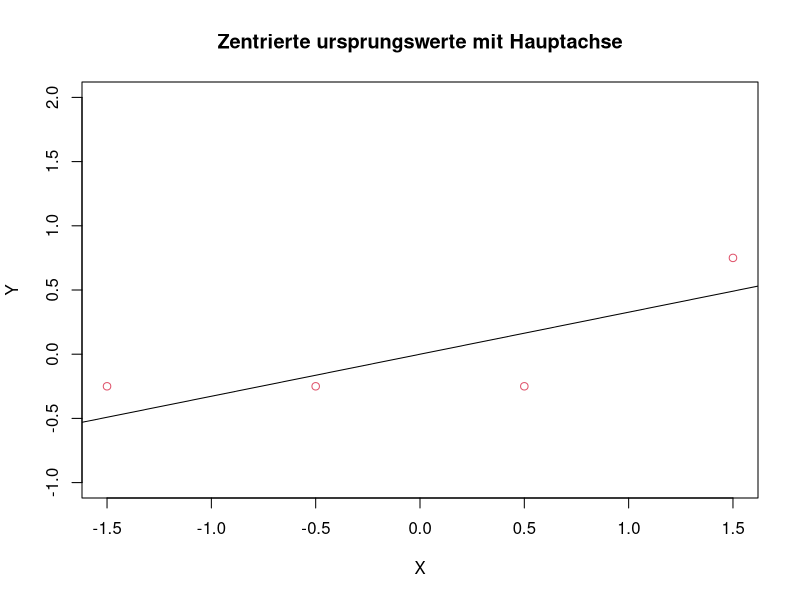
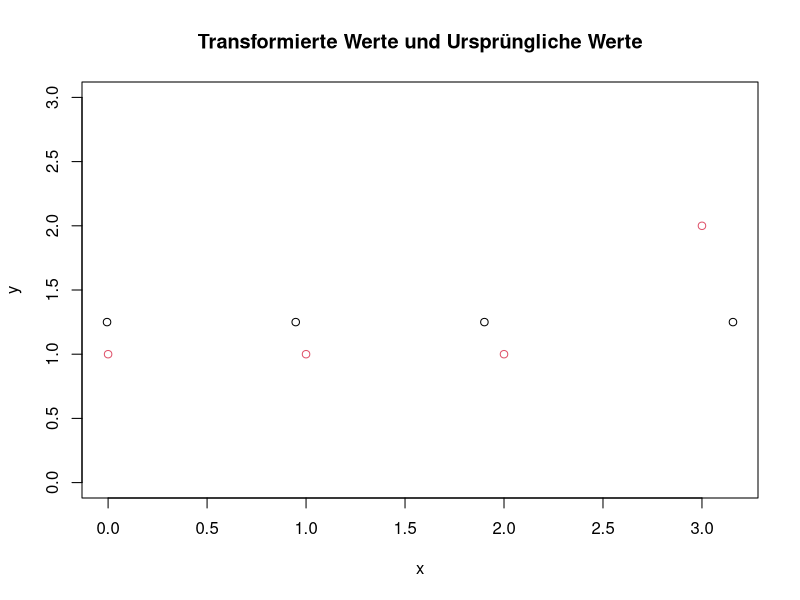
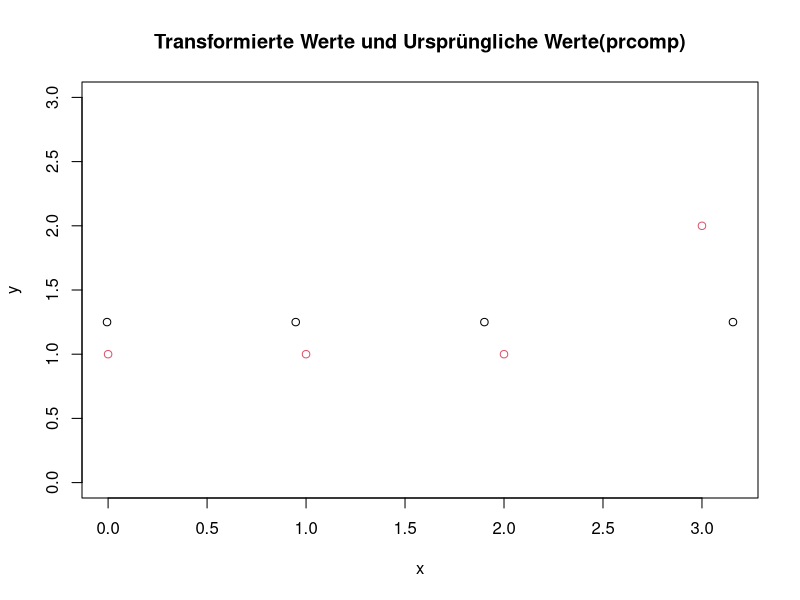
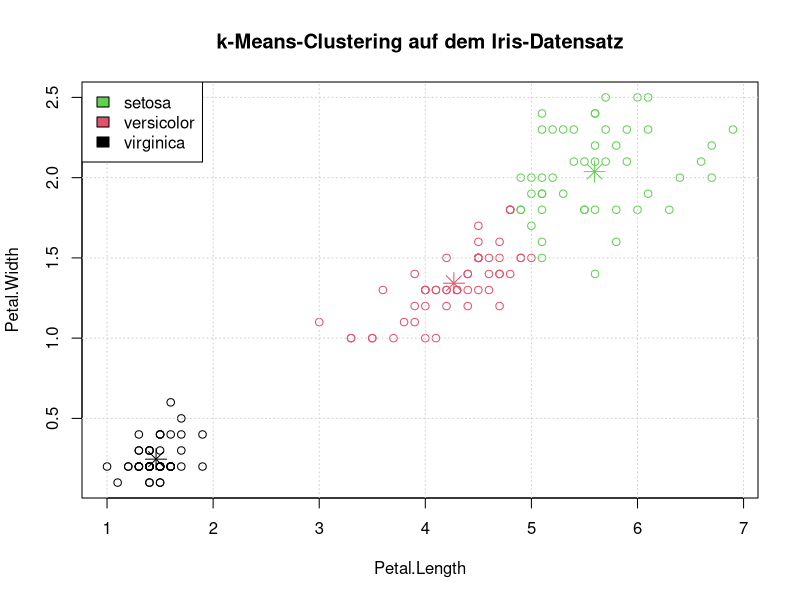
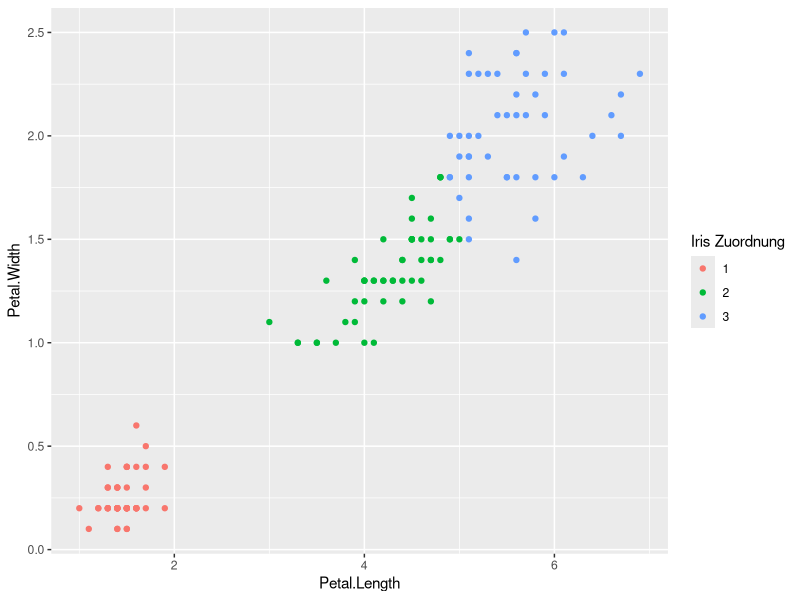
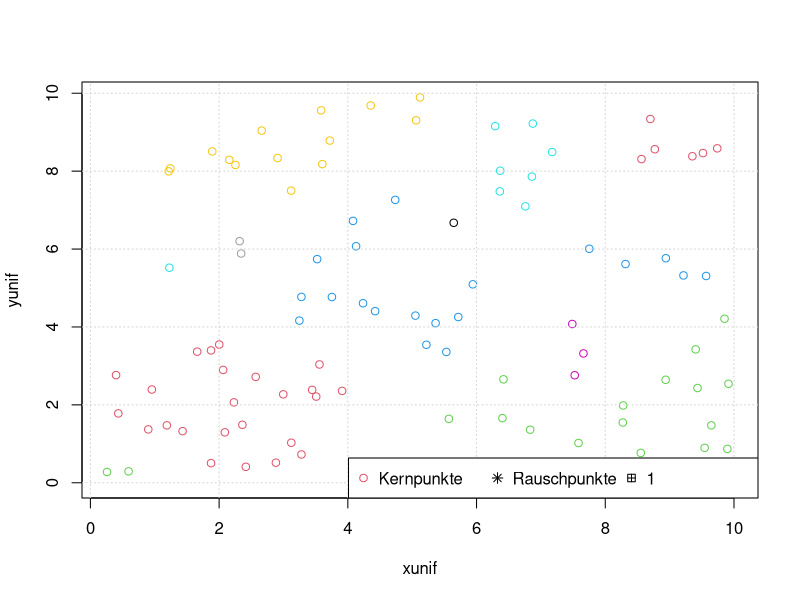
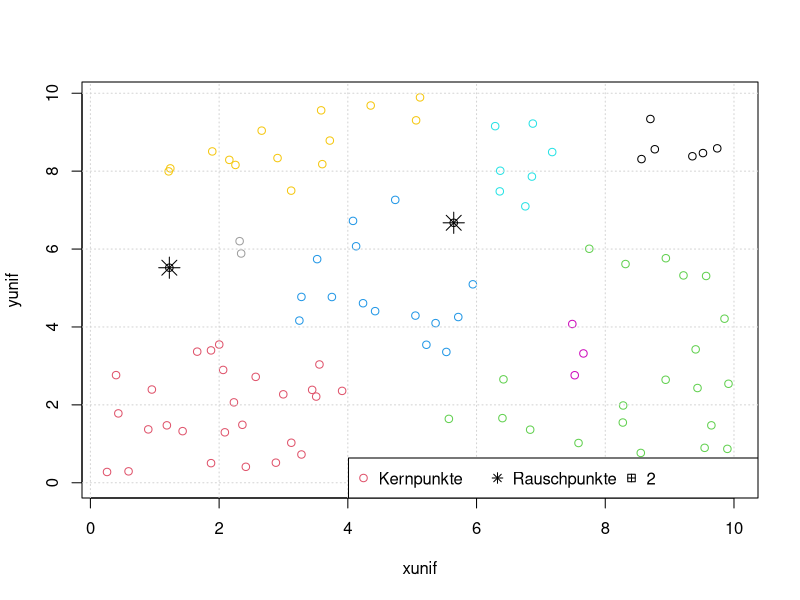
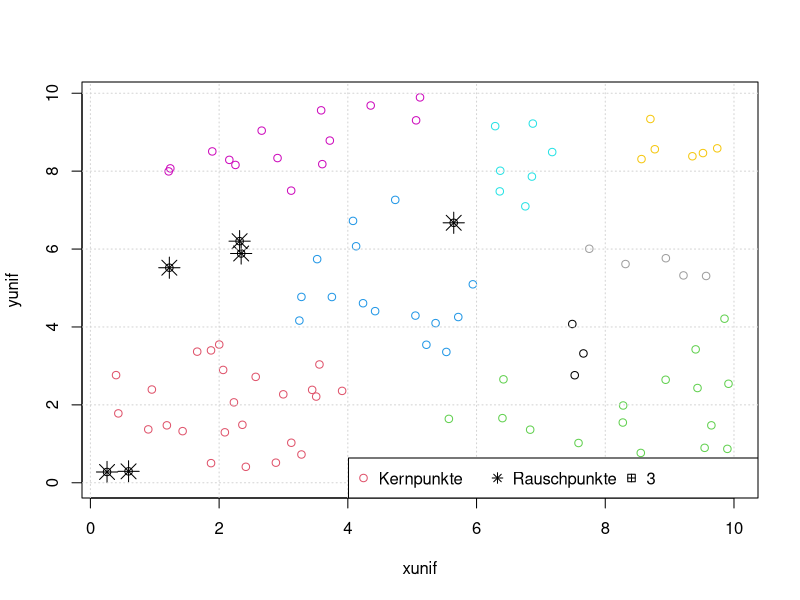

Reproduce these figures in R, in order.
## ---- chunk 1
knitr::opts_chunk$set(echo = TRUE)
## ---- chunk 2
#library('jpeg')
#Bild = jpeg::readJPEG(source = "Aufgabe1cut.JPG",native = TRUE)
##knitr::include_graphics(Bild)  #Funktioniert nicht
#plot(0:1,0:1,type = 'n',ann=FALSE,axes = FALSE)
#rasterImage(Bild,0,0,1,1)
## ---- chunk 3
x = c(0,1,2,3)
y = c(1,1,1,2)
A = rbind(x,y)  #gegebene Matrix A


X = x-mean(x)
Y = y-mean(y)
A_ = rbind(X,Y)   #Mittelpunkt der Matrix A in den Ursprung verschoben


u = eigen(A_ %*% t(A_))
v = eigen(t(A_)%*%A_)
EV = u$vec  #Eigenvektoren der Matrix 
a_i = EV[,1] %*% A_   #Eigenvektor vom größten Eigenwert mal der verschobenen Matrix
## ---- chunk 4
plot(X,Y,main = 'Zentrierte ursprungswerte mit Hauptachse',col = 2,ylim = c(-1,2))
lines(c(-2,2),(0.312/0.953)*c(-2,2)) # Achses des größten Eigenvektors
## ---- chunk 5
 
plot(-1*a_i+mean(x),c(mean(y),mean(y),mean(y),mean(y)),xlab = 'x',ylab = 'y',
     main = 'Transformierte Werte und Ursprüngliche Werte', ylim = c(0,3))
points(x,y,col = 2)

pr = prcomp(t(A_))  #principal components analysis (prcomp()$rotation -> Eigenvektoren)
plot(pr$rotation[,1]%*%A_+mean(x),c(mean(y),mean(y),mean(y),mean(y)),xlab = 'x',ylab = 'y'
     ,main = 'Transformierte Werte und Ursprüngliche Werte(prcomp)', ylim = c(0,3))
points(x,y,col = 2)
## ---- chunk 6
x = c(1.2,1.9,2.5,4.4)
y = c(1.6,3.9,5.8,7.9)
A = rbind(x,y)  #gegebene Matrix A


X = x-mean(x)
Y = y-mean(y)
A_ = rbind(X,Y)


u = eigen(A_ %*% t(A_)) # $values(Eigenwerte) $vector(Eigenvektoren)
v = eigen(t(A_)%*%A_)
a_i = u$vec[,1] %*% A_

print('Werte')
v$vec
sqrt(rbind(c(u$values[1],0),c(0,u$values[2]),c(0,0),c(0,0)))
u$vec
print('Probe')
v$vec %*% sqrt(rbind(c(u$values[1],0),c(0,u$values[2]),c(0,0),c(0,0))) %*% u$vec


print('svdPC')
print('Werte')
(s <- svd(A_))
D = rbind(c(s$d[1],0),c(0,s$d[2])) # Als Matrix
print('Probe')
s$u %*% D %*% t(s$v)    # Funktioniert
#d = t(s$u[,1]) %*% A_   # Größter Eigenvektor
#plot(d[1,]+mean(x),c(mean(y),mean(y),mean(y),mean(y)))
## ---- chunk 7
library(ggplot2)
library(datasets)
data(iris)
## ---- chunk 8
data = t(rbind(iris$Petal.Length,iris$Petal.Width))
colnames(data) <- c("Petal.Length", "Petal.Width")

kmeans = kmeans(data,centers = 3,nstart = 20,iter.max = 50)
## ---- chunk 9
plot(data,col = kmeans$cluster,main = "k-Means-Clustering auf dem Iris-Datensatz",
     xlab = "Petal.Length", ylab = "Petal.Width")
grid()
legend("topleft", c("setosa","versicolor","virginica"), fill=c("3","2","1"))
points(kmeans$centers,col = 1:3,pch = 8,cex = 2)
## ---- chunk 10
df = data.frame(data,grup = (kmeans$cluster))
ggplot(df,aes(Petal.Length,Petal.Width,colour = factor(kmeans$cluster)))+
  geom_point()+
  labs(colour = "Iris Zuordnung")
## ---- chunk 11
library(dbscan)

xunif = runif(100,min = 0,max = 10)
yunif = runif(100,min = 0,max = 10)
unif = data.frame(t(rbind(xunif,yunif)))

xnorm = rnorm(100,mean = 5,sd = 1.5)
ynorm = rnorm(100,mean = 5,sd = 1.5)
norm = data.frame(t(rbind(xnorm,ynorm)))

dbunif = function(dist,minPts){
  dbunif = dbscan(dist,1,minPts = minPts) 
   #dist=Verteilung(unif,norm),epsilon=1,minPunkte in Epsilon für Kern-Randpunkt

  rausp = which(dbunif$cluster %in% 0)

  plot(dist,col = dbunif$cluster+1)
  points(dist[rausp,],pch = 8,cex = 2)
  grid()
  legend("bottomright", c("Kernpunkte","Rauschpunkte",minPts),
         pch = c(1,8,12),horiz = TRUE,col = c(2,1,1))
}


## ---- chunk 12
for (i in c(1:10)) {
  dbunif(unif,i)
  i=i+1
}
## ---- chunk 13
for (i in c(1:10)) {
  dbunif(norm,i)
  i=i+1
}
